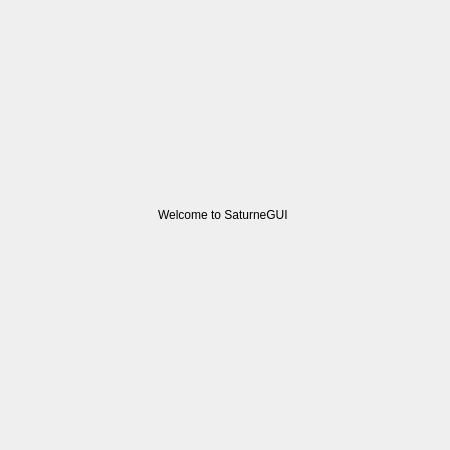
<ui version="4.0" >
 <class>WelcomeForm</class>
 <widget class="QWidget" name="WelcomeForm" >
  <property name="geometry" >
   <rect>
    <x>0</x>
    <y>0</y>
    <width>450</width>
    <height>450</height>
   </rect>
  </property>
  <property name="windowTitle" >
   <string>Welcome to Code_Saturne GUI</string>
  </property>
  <property name="statusTip" >
   <string>Welcome to Code_Saturne GUI.</string>
  </property>
  <layout class="QGridLayout" >
   <item row="0" column="1" >
    <spacer>
     <property name="orientation" >
      <enum>Qt::Vertical</enum>
     </property>
     <property name="sizeHint" >
      <size>
       <width>20</width>
       <height>20</height>
      </size>
     </property>
    </spacer>
   </item>
   <item row="1" column="0" >
    <spacer>
     <property name="orientation" >
      <enum>Qt::Horizontal</enum>
     </property>
     <property name="sizeHint" >
      <size>
       <width>16</width>
       <height>16</height>
      </size>
     </property>
    </spacer>
   </item>
   <item row="1" column="1" >
    <layout class="QGridLayout" >
     <item row="0" column="0" >
      <layout class="QHBoxLayout" >
       <item>
        <spacer>
         <property name="orientation" >
          <enum>Qt::Horizontal</enum>
         </property>
         <property name="sizeHint" >
          <size>
           <width>40</width>
           <height>20</height>
          </size>
         </property>
        </spacer>
       </item>
       <item>
        <widget class="QLabel" name="label_title" >
         <property name="text" >
          <string>Welcome to SaturneGUI </string>
         </property>
        </widget>
       </item>
       <item>
        <spacer>
         <property name="orientation" >
          <enum>Qt::Horizontal</enum>
         </property>
         <property name="sizeHint" >
          <size>
           <width>40</width>
           <height>20</height>
          </size>
         </property>
        </spacer>
       </item>
      </layout>
     </item>
     <item row="1" column="0" >
      <widget class="QLabel" name="label_image" >
       <property name="text" >
        <string/>
       </property>
       <property name="pixmap" >
        <pixmap resource="resources_pages.qrc" >:/new/prefix1/icons/welcome.gif</pixmap>
       </property>
      </widget>
     </item>
    </layout>
   </item>
   <item row="1" column="2" >
    <spacer>
     <property name="orientation" >
      <enum>Qt::Horizontal</enum>
     </property>
     <property name="sizeHint" >
      <size>
       <width>20</width>
       <height>16</height>
      </size>
     </property>
    </spacer>
   </item>
   <item row="2" column="1" >
    <spacer>
     <property name="orientation" >
      <enum>Qt::Vertical</enum>
     </property>
     <property name="sizeHint" >
      <size>
       <width>20</width>
       <height>20</height>
      </size>
     </property>
    </spacer>
   </item>
  </layout>
 </widget>
 <resources>
  <include location="resources_pages.qrc" />
 </resources>
 <connections/>
</ui>
